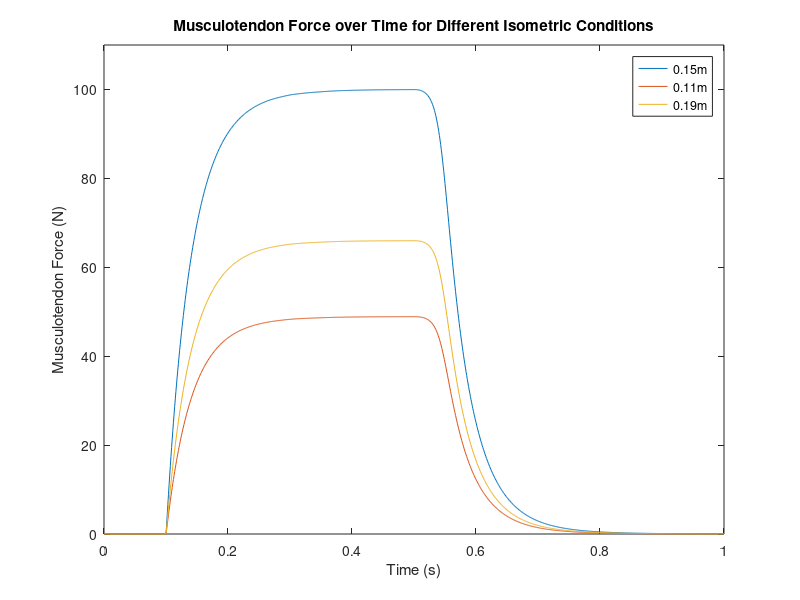

MATLAB code to generate this figure:
close all;
clear;

load('hw3_prb3a.mat');

figure(1);
plot(DMMuscle15(:, 1), DMMuscle15(:, 4));
hold on;
plot(DMMuscle11(:, 1), DMMuscle11(:, 4));
plot(DMMuscle19(:, 1), DMMuscle19(:, 4));
title('Musculotendon Force over Time for Different Isometric Conditions');
xlabel('Time (s)');
ylabel('Musculotendon Force (N)');
legend('0.15m', '0.11m', '0.19m');
ylim([0 110]);
hold off;